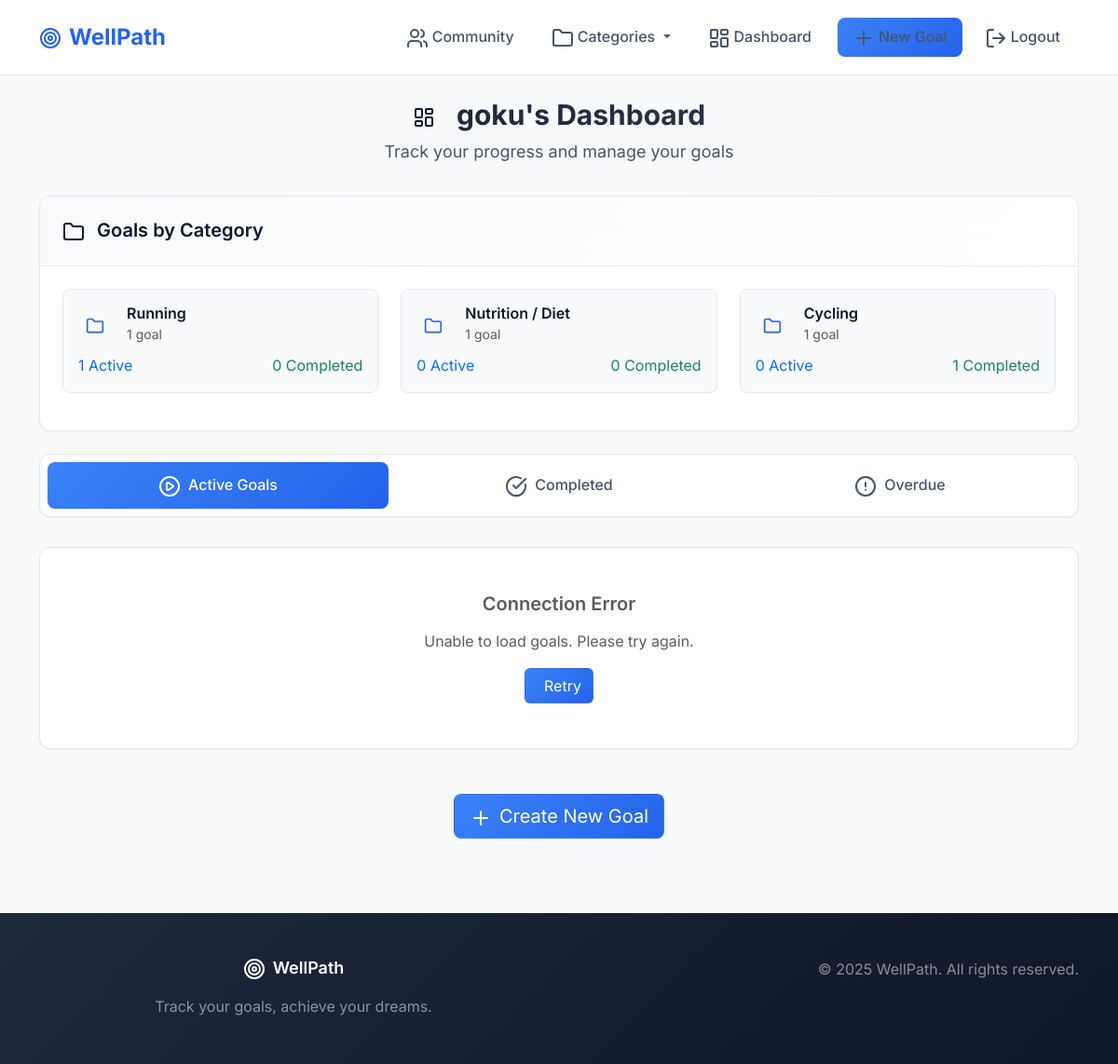
The app's page /dashboard/Joseph/ (signed in), older data.
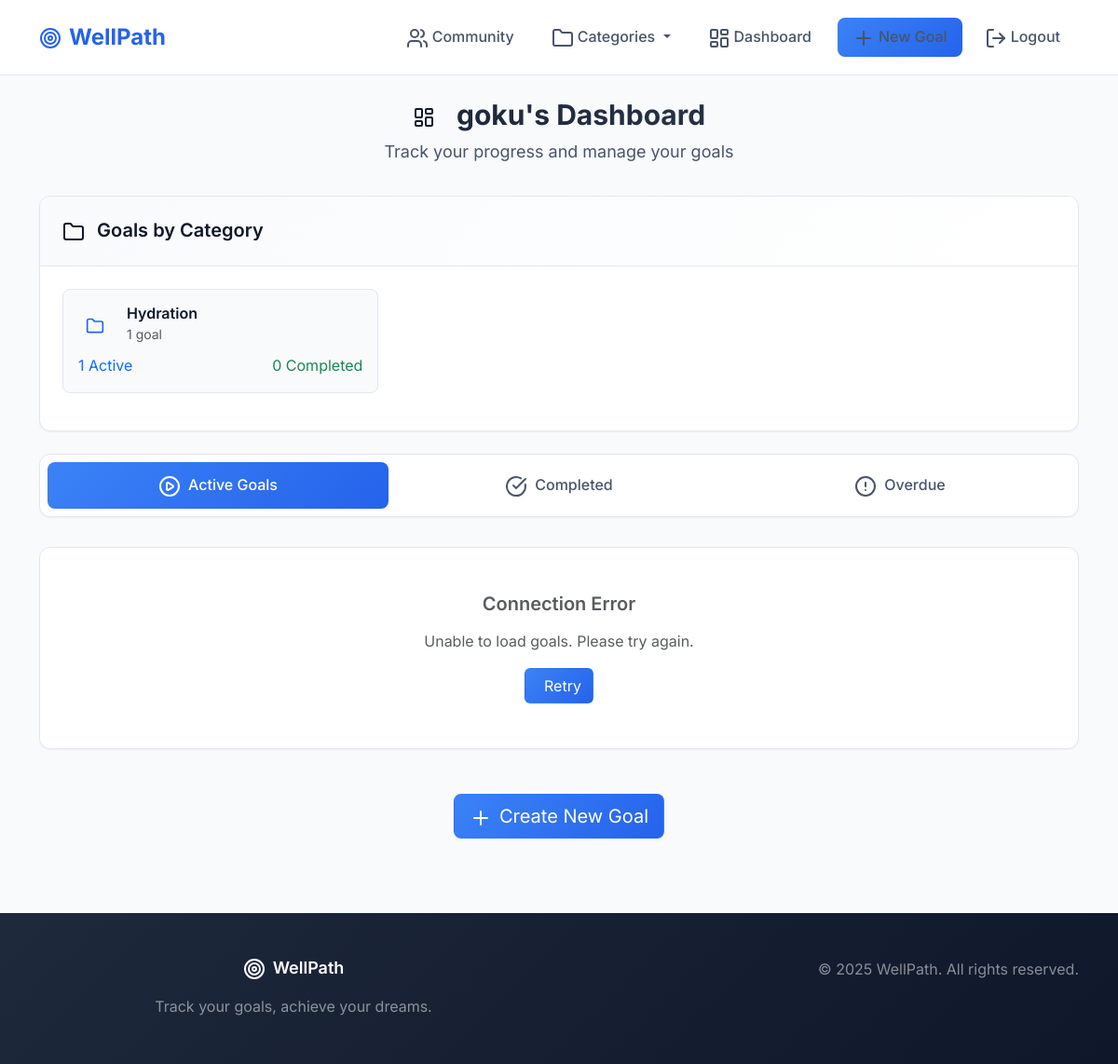
The same page, newer data.
### goals/models.py (models this page shows, shortened)
class Category(models.Model):
    order = models.PositiveIntegerField(default=0)
    cat = models.CharField(max_length=64, unique=True)
    slug = models.SlugField(max_length=70, unique=True, blank=True)
    units = models.ManyToManyField("Unit", blank=True, related_name="categories")
    class Meta:
        ordering = ["order"]

### goals/views.py (the view)
# urls.py: path('dashboard/<str:username>/', views.dashboard, name='dashboard'),
def dashboard(request, username):
    goals = Goal.objects.filter(user=request.user).order_by("-created_at")
    dashboard_goals = []
    categories = Category.objects.all()
    category_stats = {}
    for category in categories:
        user_goals_in_category = goals.filter(category=category)
        active_count = len([g for g in user_goals_in_category if not g.is_completed() and not g.is_overdue()])
        completed_count = len([g for g in user_goals_in_category if g.is_completed()])
        category_stats[category.id] = {
            'category': category,
            'active': active_count,
            'completed': completed_count,
            'total': user_goals_in_category.count()
        }
    for goal in goals:
        total_progress = goal.get_current_value()
        if goal.target_value > 0:
            progress_percent = min(100, (total_progress / goal.target_value) * 100)
        else:
            progress_percent = 0
        days_remaining = goal.days_remaining()
        dashboard_goals.append({
            "id": goal.id,
            "title": goal.title,
            "description": goal.description,
            "unit": goal.unit,
            "target_value": goal.target_value,
            "deadline": goal.deadline,
            "days_remaining": days_remaining,
            "total_progress": total_progress,
            "progress_percent": progress_percent,
            "current_value": getattr(goal, "current_value", 0),
            "today_progress": goal.has_today_progress(request.user),
            "user": goal.user,
            "is_completed": goal.is_completed(),
            "is_overdue": goal.is_overdue(),
            "finished_at": goal.finished_at,
        })
    return render(request, "goals/dashboard.html", {
        "user": request.user,
        "goals": dashboard_goals,
        "categories": categories,
        "category_stats": category_stats,
    })

### goals/models.py (called while the page is built)
    def days_remaining(self):
        if self.deadline:
            delta = self.deadline - now().date()
            return delta.days
        return None

    def get_current_value(self):
        return sum(p.value for p in self.progresses.all())

    def has_today_progress(self, user):
        return self.progresses.filter(user=user, date=now().date()).first()

    def is_completed(self):
        return self.get_current_value() >= self.target_value

    def is_overdue(self):
        return self.deadline is not None and self.deadline < now().date() and not self.is_completed()

### goals/views.py (called while the page is built)
def categories_context(request):
    return {'categories': Category.objects.all()}

### goals/templates/goals/dashboard.html (shortened to what this page needs)
{% extends 'goals/base.html' %}
{% block content %}
<div class="container">
    <div class="page-header">
        <h1 class="page-title">
            <i data-lucide="layout-dashboard" class="me-3"></i>
            {{ user.username }}'s Dashboard
        </h1>
        <p class="page-subtitle">Track your progress and manage your goals</p>
    </div>
    {% if category_stats %}
    <div class="modern-card mb-4">
        <div class="modern-card-header">
            <h4 class="mb-0">
                <i data-lucide="folder" class="me-2"></i>
                Goals by Category
            </h4>
        </div>
        <div class="modern-card-body">
            <div class="row">
                {% for cat_id, stats in category_stats.items %}
                {% if stats.total > 0 %}
                <div class="col-md-6 col-lg-4 mb-3">
                    <div class="category-stat-card">
                        <div class="d-flex align-items-center mb-2">
                            <div class="bg-primary-100 rounded-circle p-2 me-3">
                                <i data-lucide="folder" style="width: 20px; height: 20px; color: var(--primary-600);"></i>
                            </div>
                            <div>
                                <h6 class="mb-0">{{ stats.category.cat }}</h6>
                                <small class="text-muted">{{ stats.total }} goal{{ stats.total|pluralize }}</small>
                            </div>
                        </div>
                        <div class="d-flex justify-content-between text-sm">
                            <span class="text-primary">{{ stats.active }} Active</span>
                            <span class="text-success">{{ stats.completed }} Completed</span>
                        </div>
                    </div>
                </div>
                {% endif %}
                {% endfor %}
            </div>
        </div>
    </div>
    {% endif %}
    <div class="modern-tabs">
        <button class="modern-tab active" id="active-tab" data-tooltip="View your ongoing goals">
            <i data-lucide="play-circle" class="me-2"></i>Active Goals
        </button>
        <button class="modern-tab" id="completed-tab" data-tooltip="See your achievements">
            <i data-lucide="check-circle" class="me-2"></i>Completed
        </button>
        <button class="modern-tab" id="overdue-tab" data-tooltip="Goals that need attention">
            <i data-lucide="alert-circle" class="me-2"></i>Overdue
        </button>
    </div>
    <div id="dashboard-content" class="fade-in">
    </div>
    <div class="text-center mt-5">
        <a href="{% url 'create_goal' %}" class="btn btn-primary-modern btn-lg">
            <i data-lucide="plus" class="me-2"></i>Create New Goal
        </a>
    </div>
{% load static %}
{% endblock %}

Row changes from the older to the newer data that the page shows:
no longer on this page (row edited): Category: category.cat "Running", total "1", active "1", completed "0"
no longer on this page (row edited): Category: category.cat "Nutrition / Diet", total "1", active "0", completed "0"
removed Category: category.cat "Cycling", total "1", active "0", completed "1"
now on this page (row edited): Category: category.cat "Hydration", total "1", active "1", completed "0"
